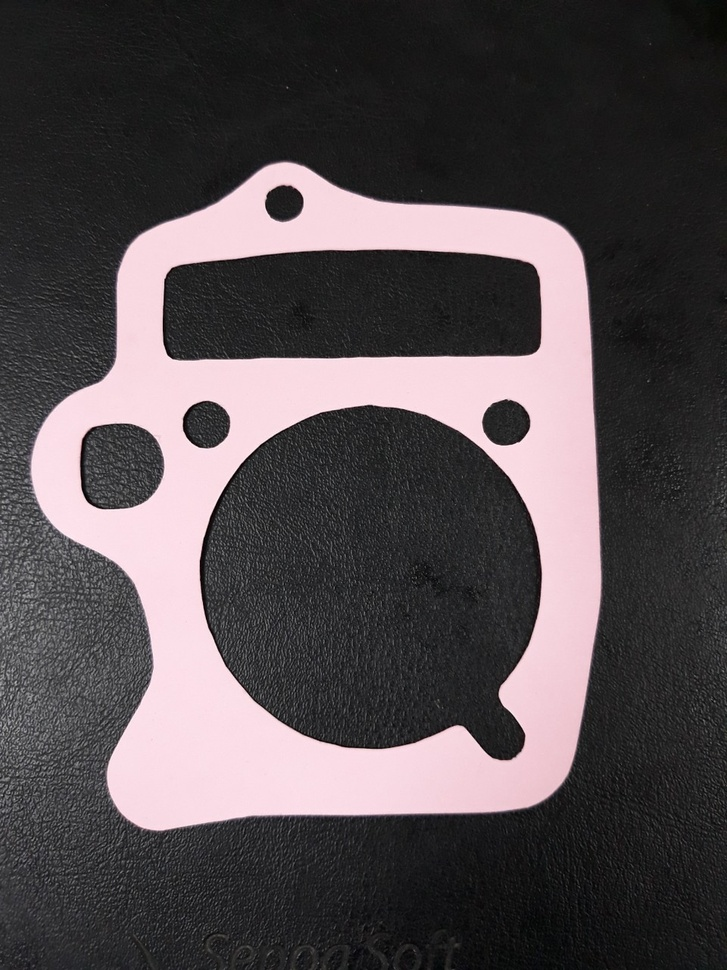
#> input picture detect-error/good.jpg, 727 x 970 px, shrunk from 960 x 1280 before the run
$ python detect.py
#> lines starting #> are read from the running program, lines starting #| are printed output that depends on the picture; after the words box and inside, x2 and y2 are one past the last pixel; in counts of white or black regions, pixels touching at a corner belong together
import cv2
import imutils

input = "good.jpg"
img = cv2.imread(input)
#> img is the input picture: shape (970, 727, 3); mean B, G, R 79.1, 76.4, 83.5
hsv = cv2.cvtColor(img, cv2.COLOR_BGR2HSV)
#> hsv: shape (970, 727, 3); mean H, S, V 89.4, 14.8, 84.2
hue, saturation, value = cv2.split(hsv)
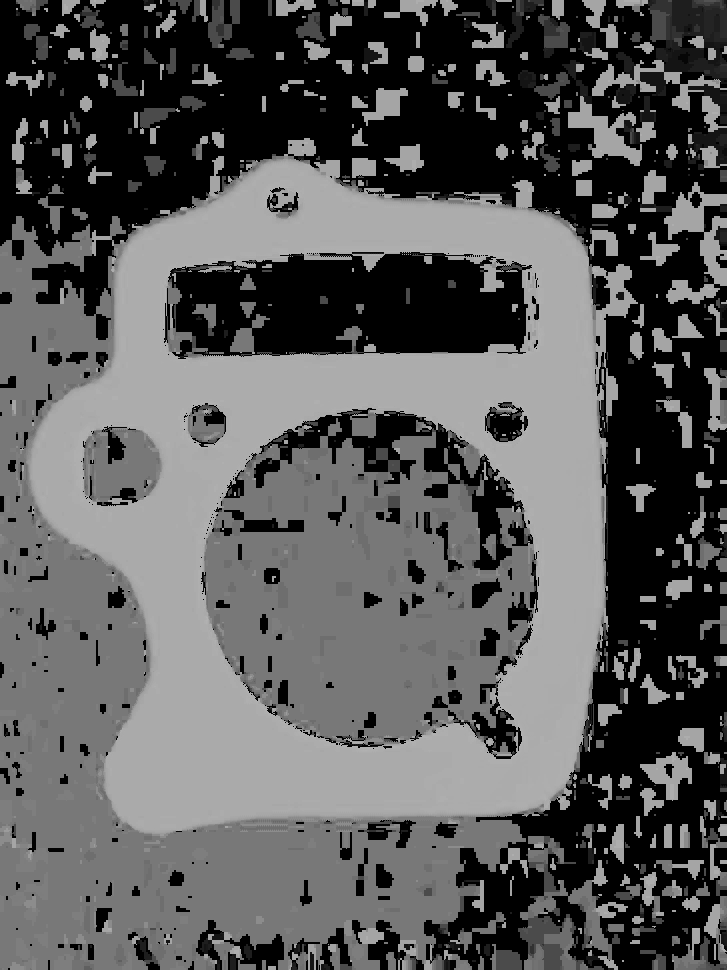
#> hue: shape (970, 727); min 0, max 179, mean 89.4
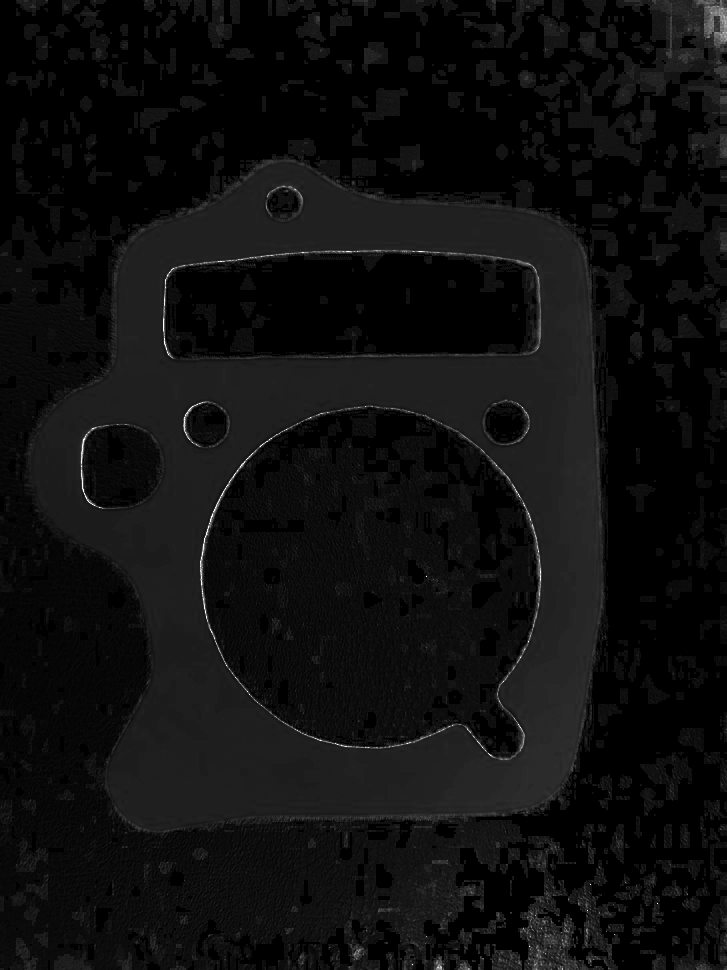
#> saturation: shape (970, 727); min 0, max 255, mean 14.8
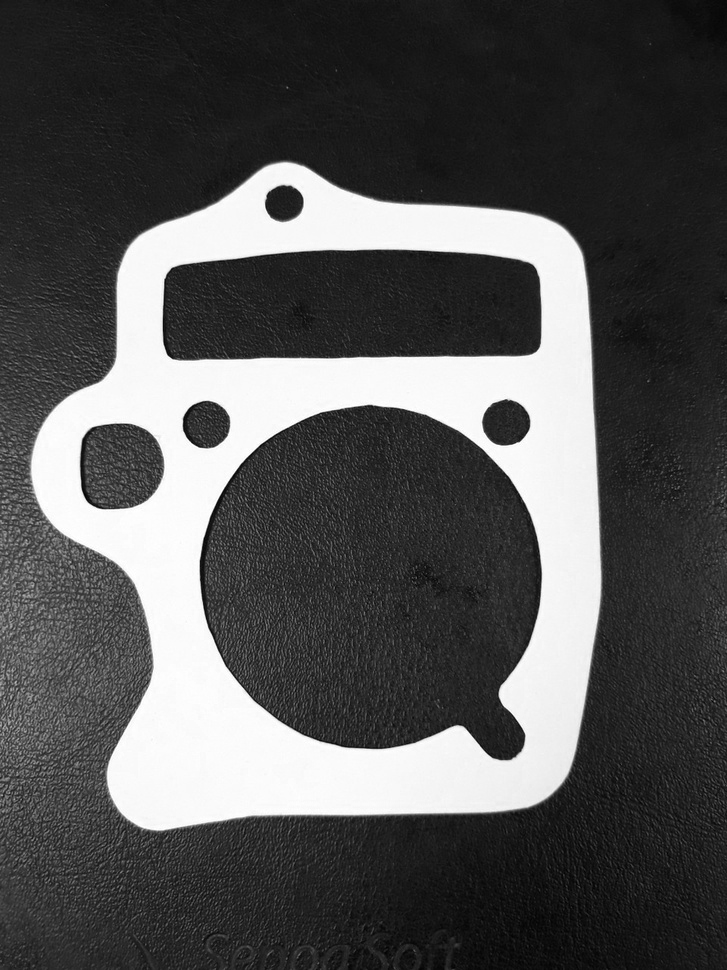
#> value: shape (970, 727); min 0, max 255, mean 84.2
blur = cv2.GaussianBlur(value, (3, 3), 0)
thresh = cv2.adaptiveThreshold(
    blur, 255, cv2.ADAPTIVE_THRESH_GAUSSIAN_C, cv2.THRESH_BINARY_INV, 3, 2)
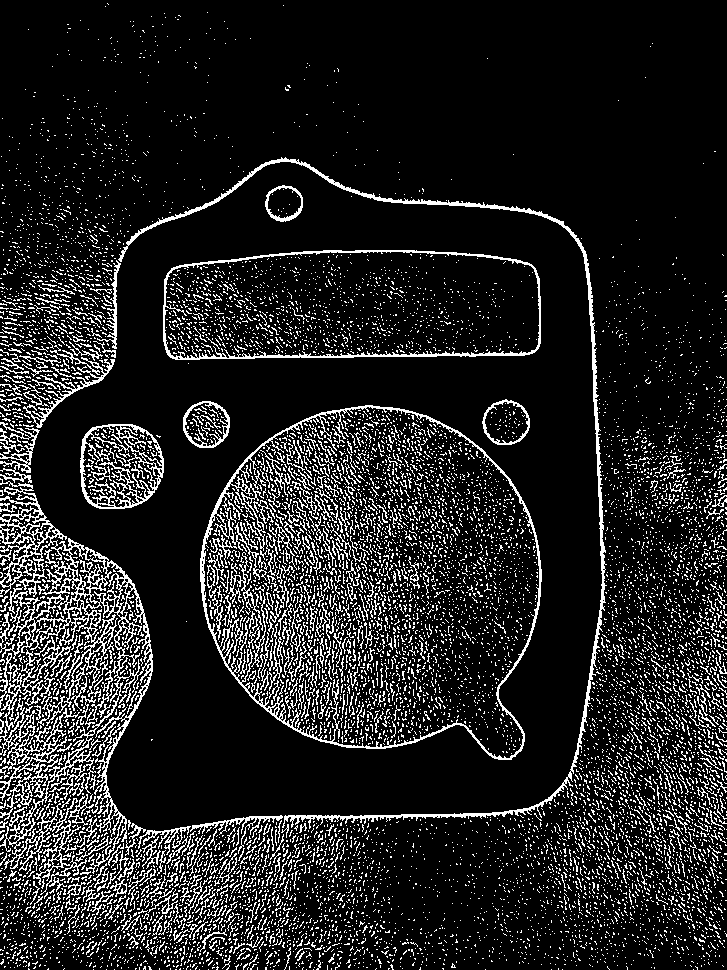
#> thresh: shape (970, 727); 13.1% white in thin lines or dots

# find contours
contours, hierarchy = cv2.findContours(
    thresh, cv2.RETR_LIST, cv2.CHAIN_APPROX_SIMPLE)
#> contours = 11030 contours, 10811 with area under 20; largest, box (x1, y1, x2, y2) and area: (200, 405, 542, 760) 93510, (203, 406, 540, 759) 90370, (163, 250, 541, 360) 37934, (164, 251, 540, 359) 36354, (0, 478, 153, 885) 12676

# remove bad contours
#> (the run stopped early here; a loop or call above may not have finished)

$ run again, with detect-error/error.jpg copied over detect-error/good.jpg
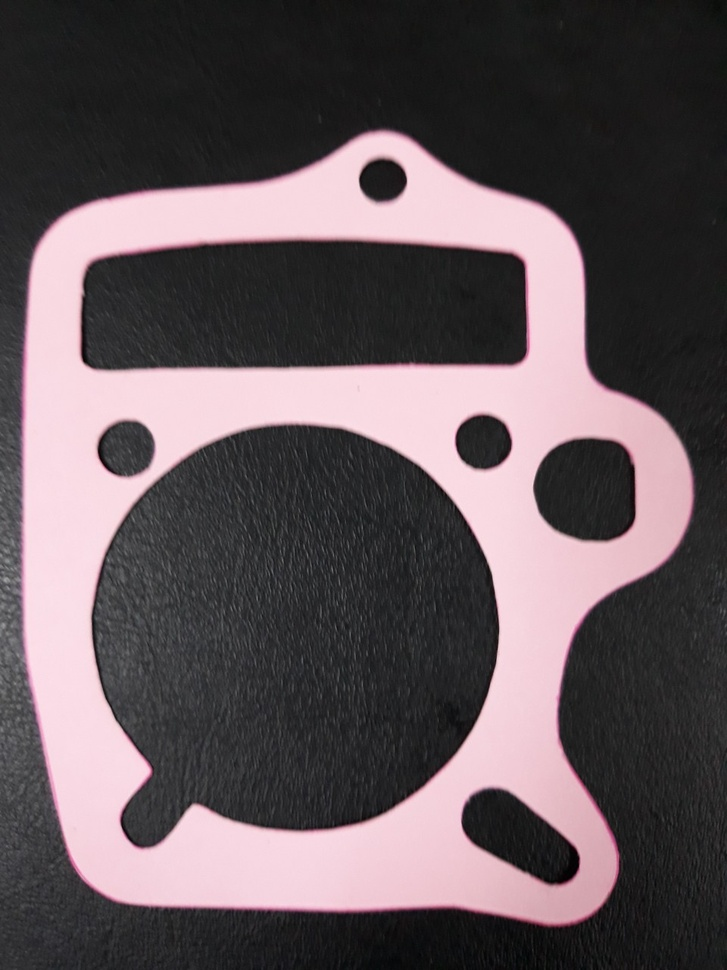
#> input picture detect-error/error.jpg, 727 x 970 px, shrunk from 960 x 1280 before the run
#> img is the input picture: shape (970, 727, 3); mean B, G, R 90.9, 87, 98.3
#> hsv: shape (970, 727, 3); mean H, S, V 99.8, 19.9, 99
#> `hue, saturation, value = cv2.split(hsv)`:
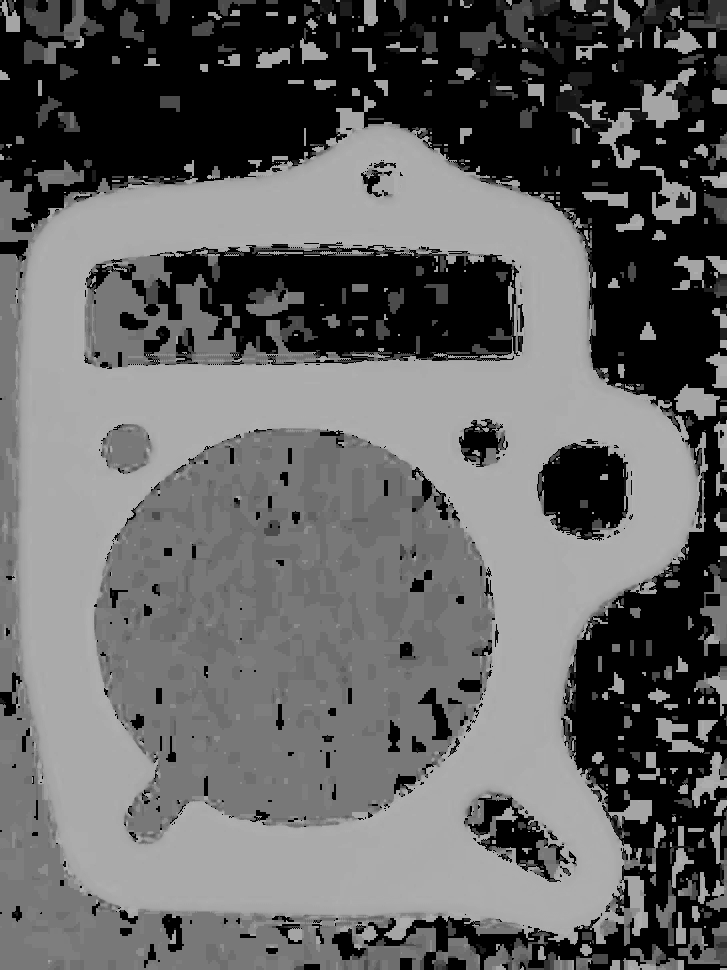
#> hue: shape (970, 727); min 0, max 179, mean 99.8
#> `thresh = cv2.adaptiveThreshold( blur, 255, cv2.ADAPTIVE_THRESH_GAUSSIA..`:
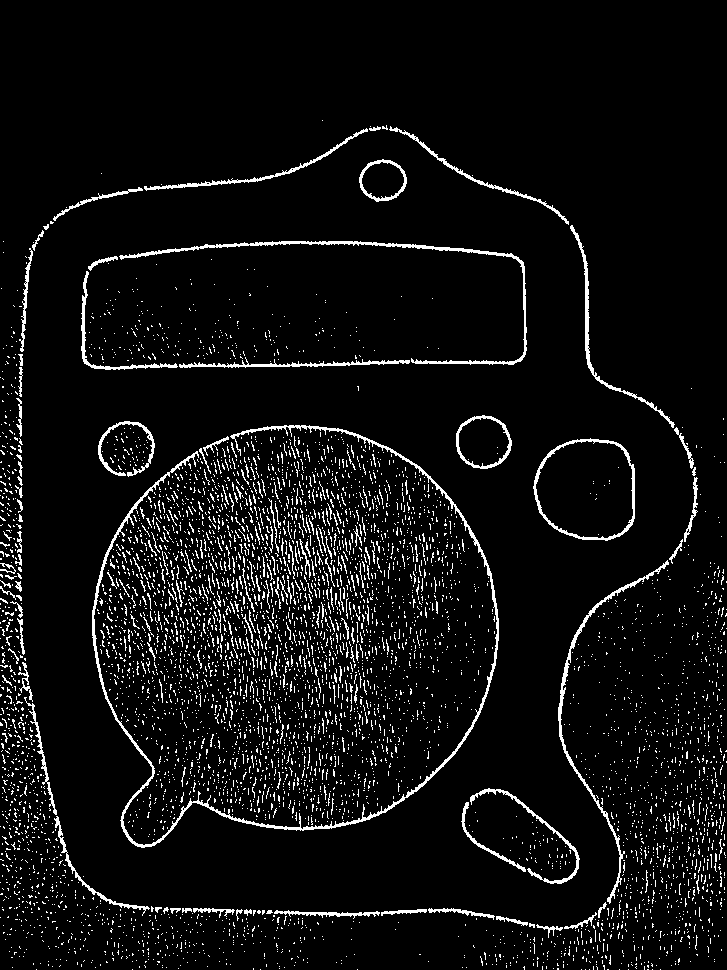
#> thresh: shape (970, 727); 6% white in thin lines or dots, all inside (x1, y1, x2, y2) = (0, 120, 727, 970)
#> contours = 5580 contours, 5524 with area under 20; largest, box (x1, y1, x2, y2) and area: (533, 438, 635, 541) 8459, (535, 440, 634, 539) 7785, (92, 425, 499, 848) 2762, (456, 415, 512, 469) 2281, (458, 417, 510, 468) 1924
